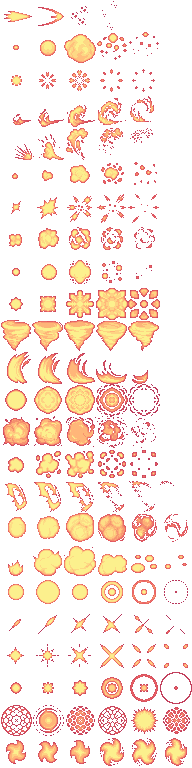
#> input picture assets/FX/fx3a.png, 192 x 768 px, given in place of fx5a.png, which was not available
$ python fx_rows.py
#> lines starting #> are read from the running program, lines starting #| are printed output that depends on the picture; pictures that were not available may be replaced by others from this repository, and a replacement may not be noted
"""Render a numbered row index for an FX sheet so effects can be mapped to rows."""
import sys
from PIL import Image, ImageDraw
name = sys.argv[1] if len(sys.argv) > 1 else 'fx5a'
out = sys.argv[2] if len(sys.argv) > 2 else 'rows.png'
lo = int(sys.argv[3]) if len(sys.argv) > 3 else 0
hi = int(sys.argv[4]) if len(sys.argv) > 4 else 999
pack = name[2]
size, cols = (32, 6) if pack in '34' else (64, 9)
im = Image.open(f'assets/FX/{name}.png').convert('RGBA')
#> im is the input picture: PIL image 192x768 RGBA; mean R, G, B, A 55.1, 37.3, 27, 58.5
rows = im.height // size
#> rows = 12
lo, hi = max(0, lo), min(rows, hi)
#> lo = 0; hi = 12
n = hi - lo
#> n = 12
scale = 2 if size == 32 else 1
lbl = 34
sheet = Image.new('RGBA', (cols * size * scale + lbl, n * size * scale), (30, 32, 40, 255))
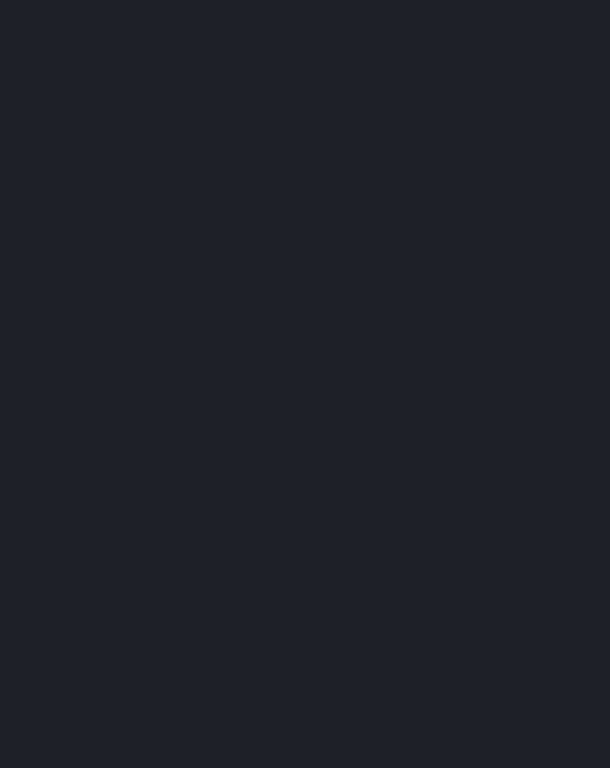
#> sheet: PIL image 610x768 RGBA; mean R, G, B, A 30, 32, 40, 255
d = ImageDraw.Draw(sheet)
for i, r in enumerate(range(lo, hi)):
    strip = im.crop((0, r * size, cols * size, (r + 1) * size))
    if scale != 1:
        strip = strip.resize((strip.width * scale, strip.height * scale), Image.NEAREST)
    sheet.alpha_composite(strip, (lbl, i * size * scale))
    d.text((3, i * size * scale + size * scale // 2 - 4), str(r), fill=(255, 230, 120, 255))
    d.line([(0, i * size * scale), (sheet.width, i * size * scale)], fill=(70, 74, 86, 255))
#> this loop made 12 passes
#> pass 1, `strip = im.crop((0, r * size, cols * size, (r + 1) * size))`:
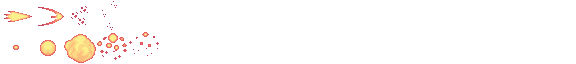
#> strip: PIL image 576x64 RGBA; mean R, G, B, A 10, 7, 4.9, 10.5; transparent parts drawn white
#> pass 2, `strip = im.crop((0, r * size, cols * size, (r + 1) * size))`:
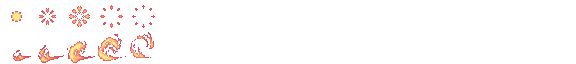
#> strip: PIL image 576x64 RGBA; mean R, G, B, A 9.1, 5.1, 4.2, 9.9; transparent parts drawn white
#> pass 3, `strip = im.crop((0, r * size, cols * size, (r + 1) * size))`:
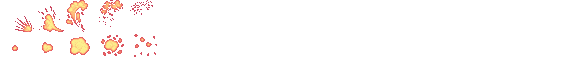
#> strip: PIL image 576x64 RGBA; mean R, G, B, A 10.3, 6.5, 4.9, 11; transparent parts drawn white
#> after the loop:
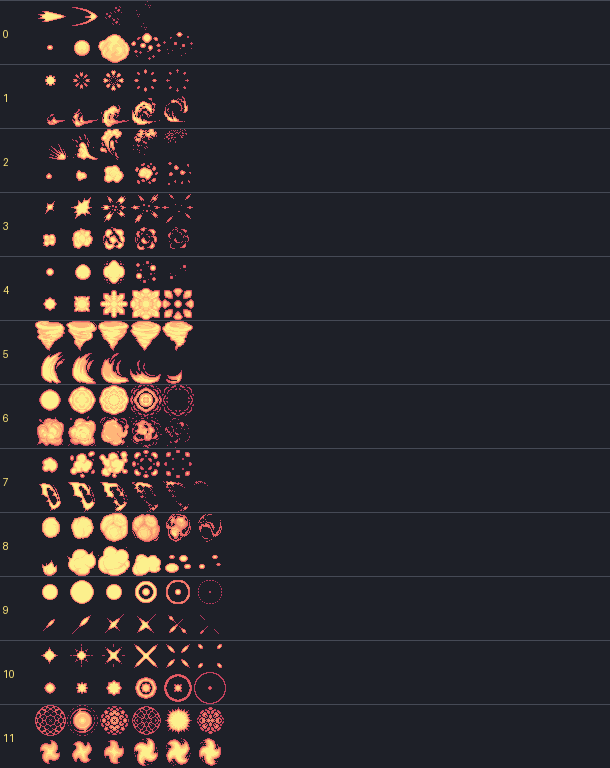
#> sheet: PIL image 610x768 RGBA; mean R, G, B, A 45.9, 42.2, 46.4, 255
#> after the loop:
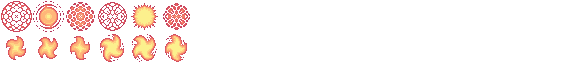
#> strip: PIL image 576x64 RGBA; mean R, G, B, A 28.2, 17.1, 13.5, 30.7; transparent parts drawn white
sheet.save(out)
print(f'{name}: {rows} rows of {cols}x{size}px -> {out} (rows {lo}..{hi-1})')
#| fx5a: 12 rows of 9x64px -> rows.png (rows 0..11)
